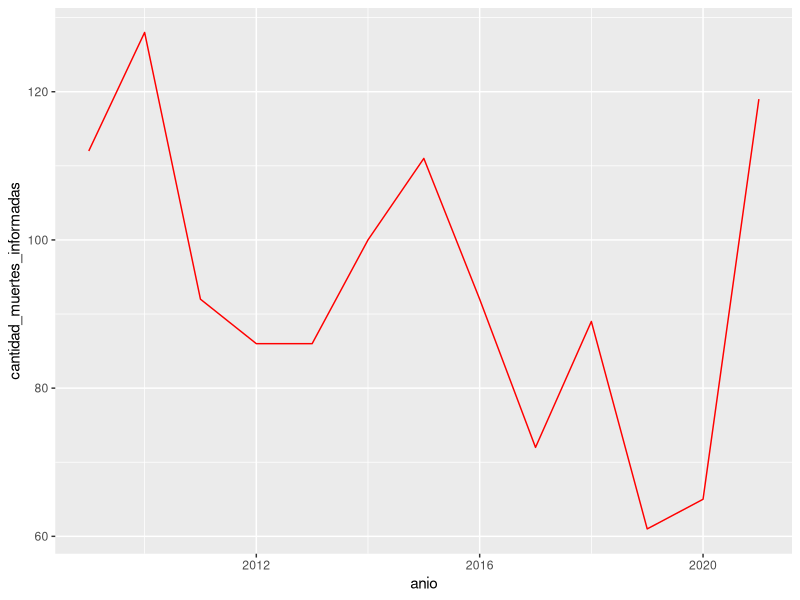
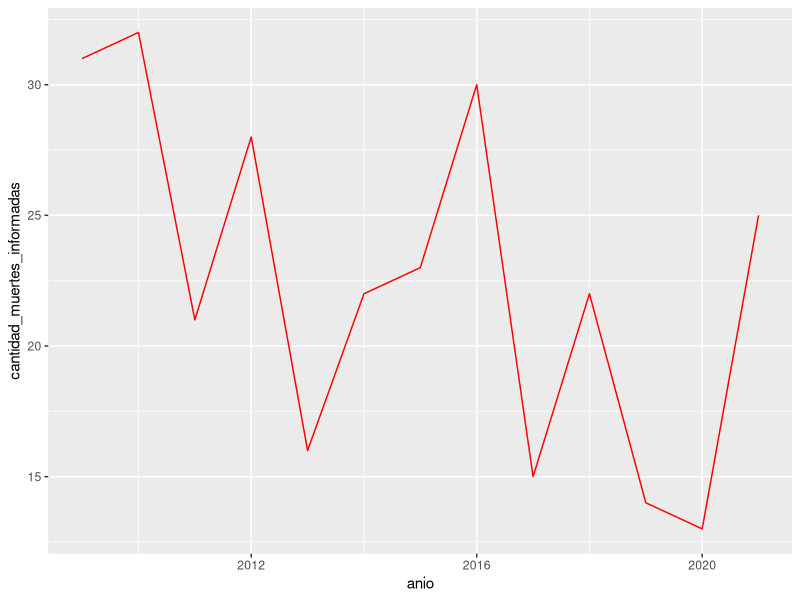
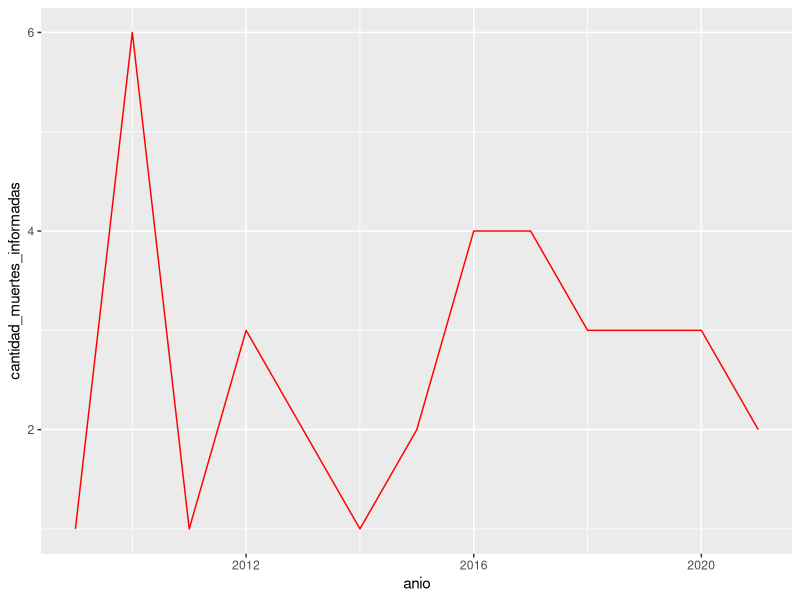
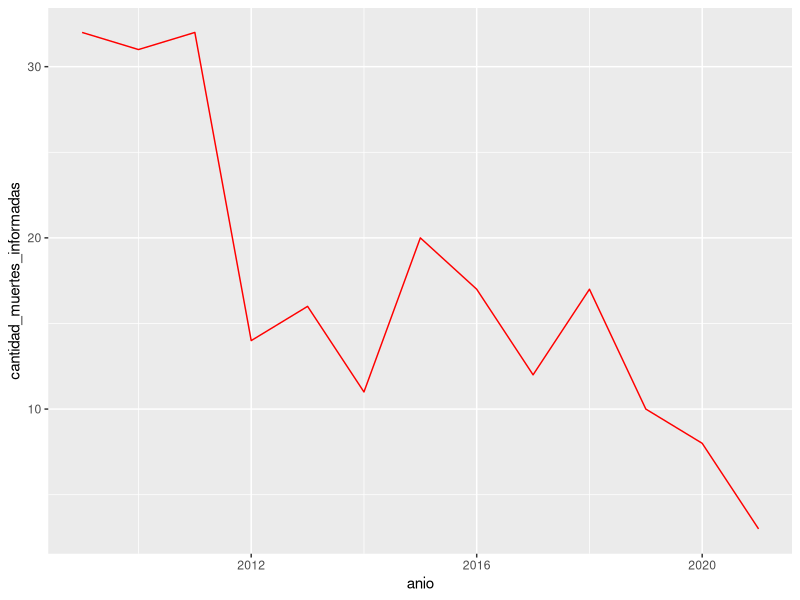

Source code (R) for these figures, in order:
## ---- chunk 1
knitr::opts_chunk$set(echo = TRUE)
# Cargar los paquetes necesarios acá
library(readxl)
library(dplyr)
library(ggplot2)

## ---- chunk 2
# Código para cargar o leer los datos
defunciones_maternas_2009_2021 <- read_excel("datos/defunciones-maternas-2009-2021.xlsx")

## ---- chunk 3
# Cödigo de R acá 
# Agregá más bloques según sea necesario
defunciones_maternas_2009_2021 |>
  head()
## ---- chunk 4
defunciones_maternas_2009_2021 %>% 
  summarise(n = n())
## ---- chunk 5
str(defunciones_maternas_2009_2021)
## ---- chunk 6
defunciones_maternas_2009_2021|>
  select(anio, cantidad)|>
  summary()

## ---- chunk 7
summary(defunciones_maternas_2009_2021)
## ---- chunk 8
defunciones_maternas_2009_2021 %>%
  select(anio, cantidad) %>%
  group_by(anio) %>%
  summarise(cantidad_muertes_informadas = sum(cantidad))
## ---- chunk 9
defunciones_maternas_2009_2021 %>%
  select(anio, cantidad) %>%
  group_by(anio) %>%
  summarise(cantidad_muertes_informadas = sum(cantidad)) %>%
  ggplot(aes(anio, cantidad_muertes_informadas)) +
  geom_line (color = "red")
## ---- chunk 10
defunciones_maternas_2009_2021 %>%
  filter(`region_sanitaria `== "VI") %>%
  select(anio, cantidad) %>%
  group_by(anio) %>%
  summarise(cantidad_muertes_informadas = sum(cantidad))
## ---- chunk 11
defunciones_maternas_2009_2021 %>%
  filter(`region_sanitaria `== "VI") %>%
  select(anio, cantidad) %>%
  group_by(anio) %>%
  summarise(cantidad_muertes_informadas = sum(cantidad)) %>% 
  ggplot(aes(anio, cantidad_muertes_informadas)) +
  geom_line (color = "red")
## ---- chunk 12
defunciones_maternas_2009_2021 %>%
  filter(`municipio_nombre `=="Esteban Echeverría") %>%
  select(anio, cantidad) %>%
  group_by(anio) %>%
  summarise(cantidad_muertes_informadas = sum(cantidad))
## ---- chunk 13
defunciones_maternas_2009_2021 %>%
  filter(`municipio_nombre `=="Esteban Echeverría") %>%
  select(anio, cantidad) %>%
  group_by(anio) %>%
  summarise(cantidad_muertes_informadas = sum(cantidad)) %>% 
  ggplot(aes(anio, cantidad_muertes_informadas)) +
  geom_line (color = "red")
## ---- chunk 14
defunciones_maternas_2009_2021 %>%
  filter(clasificacion == "DIRECTA") %>%
  select(CIE10_descripcion, cantidad) %>%
  group_by(CIE10_descripcion) %>%
  summarise(cantidad_muertes_informadas = sum(cantidad))
  
## ---- chunk 15
defunciones_maternas_2009_2021 %>%
  select(anio, CIE10_descripcion, cantidad) %>%
  filter(CIE10_descripcion == "EMBARAZO TERMINADO EN ABORTO (O00 - O08)") %>%
  group_by(anio) %>%
  summarise(cantidad_muertes_informadas = sum(cantidad)) %>% 
  ggplot(aes(anio, cantidad_muertes_informadas)) +
  geom_line (color = "red")
